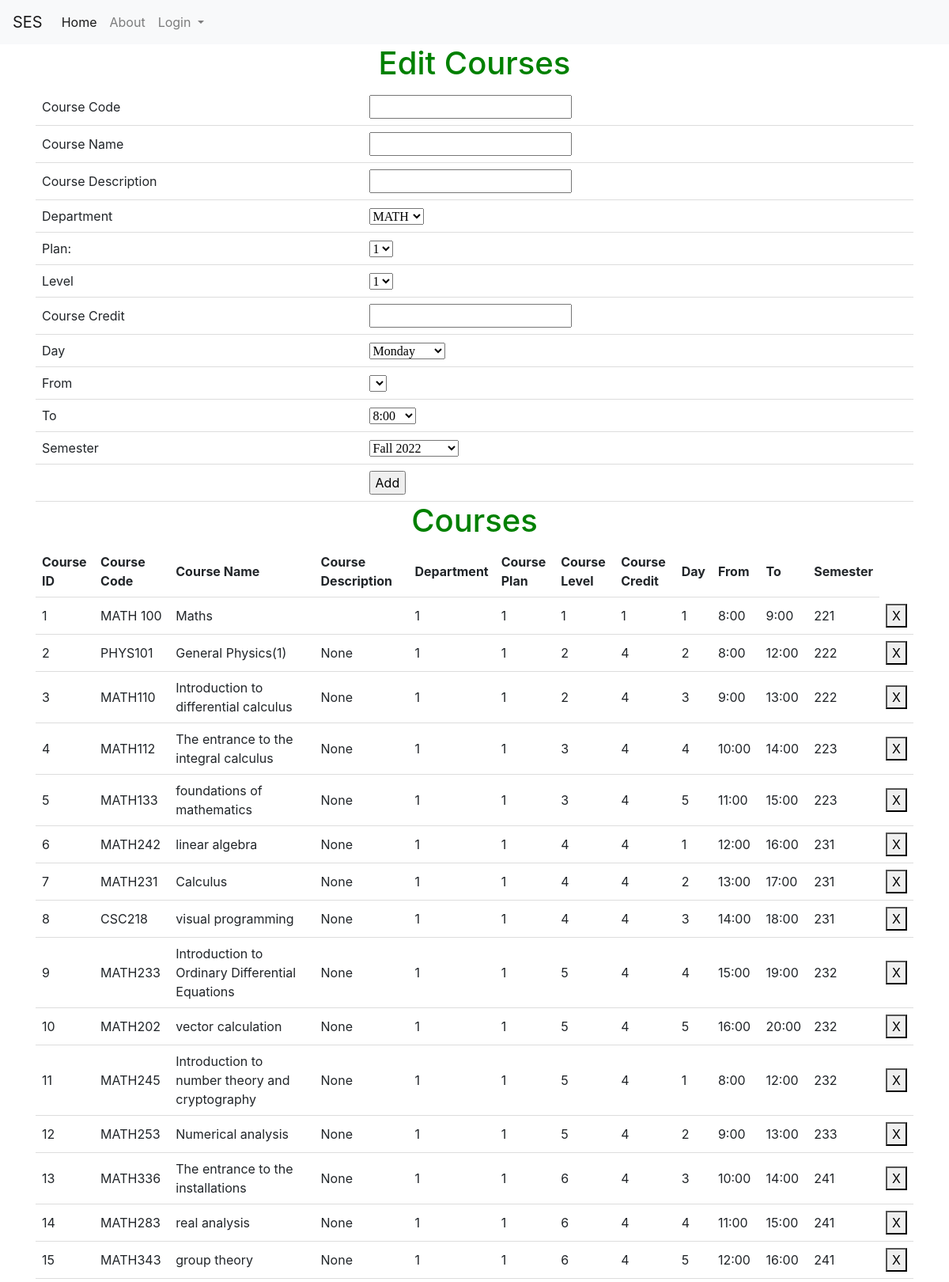
Page /del_course (upper part) on the committed database.
### tables this page shows
CREATE TABLE course (course_id INTEGER NOT NULL PRIMARY KEY AUTOINCREMENT UNIQUE, course_name [nchar] (10), course_descr [nchar] (10), course_code [nchar] (10), dep_id [int], plan_id [int], level_id [int], credit INTEGER, Day_id REFERENCES Day (Day_id), fromT TIME, toT TIME, loc_id INTEGER, SEM INTEGER DEFAULT (223), lec_id INTEGER);

### add_course.py (the view, shortened to what this page needs)
@add_course.route("/del_course",methods = ["POST","GET"])
def del_course():
    if request.method=='GET':
        con = sqlite3.connect("instance/db.sqlite")
        cur = con.cursor()
        cur.execute("SELECT * FROM courses_view")
        data6 = cur.fetchall()
        cur.execute("SELECT * FROM dep")
        Department = cur.fetchall()
        cur.execute("SELECT * FROM Day")
        Day = cur.fetchall()
        cur.execute("SELECT * FROM Time_list")
        From = cur.fetchall()
        cur.execute("SELECT * FROM Time_list")
        To = cur.fetchall()
        cur.execute("SELECT * FROM Semester")
        Semester = cur.fetchall()
        return render_template('add_course.html',data6=data6,Department=Department,Day=Day,Form=From,To=To,Semester=Semester)
    return render_template("add_course.html",data6=data6,Department=Department,Day=Day,Form=From,To=To,Semester=Semester)

### templates/add_course.html (shortened to what this page needs)
{% extends "base.html" %}
{% block content %}
<h1>Edit Courses</h1>
 <form action = "/add_coursef" method="post">
 <table>
  <tr><td>Course Code</td><td><input type="text" name="CourseCode" required></td></tr>
  <tr><td>Course Name</td><td><input type="text" name="CourseName" required></td></tr>
  <tr><td>Course Description</td><td><input type="text" name="CourseDescription" required></td></tr>
  <tr><td>Department</td><td><SELECT name="Department" style="font-family:verdana" id="Department">
    {% for j in Department %}
        <OPTION  value={{j[0]}}>{{j[1]}}</OPTION>
    {% endfor %}
    </SELECT></td></tr>
        <tr><td>Plan:</td><td><SELECT name="Plan" style="font-family:verdana" id="Plan">
            <OPTION  value='1'>1</OPTION>
        </SELECT></td></tr>
        <tr><td>Level</td><td><SELECT name="Level" style="font-family:verdana" id="Level">
                <OPTION  value='1'>1</OPTION>
            </SELECT></td></tr>
  <tr><td>Course Credit</td><td><input type="number" name="Credit" required></td></tr>
  <tr><td>Day</td><td><SELECT name="Day" style="font-family:verdana" id="Day">
    {% for j in Day %}
        <OPTION  value={{j[0]}}>{{j[1]}}</OPTION>
    {% endfor %}
    </SELECT></td></tr>
    <tr><td>From</td><td><SELECT name="From" style="font-family:verdana" id="From">
    </SELECT></td></tr>
        <tr><td>To</td><td><SELECT name="To" style="font-family:verdana" id="To">
            {% for j in To %}
                <OPTION  value={{j[1]}}>{{j[1]}}</OPTION>
            {% endfor %}
        </SELECT></td></tr>
        <tr><td>Semester</td><td><SELECT name="Semester" style="font-family:verdana" id="Semester">
                        {% for j in Semester %}
                            <OPTION  value={{j[0]}}>{{j[1]}}</OPTION>
                        {% endfor %}
                    </SELECT></td></tr>
  <tr><td></td><td><input type="submit" value="Add"></td></tr>
 </table>
</form>
 <h1>Courses</h1>
 <form method="post" action="/del_course">
    <table id="table_to_highlight" style="width:100%">
        <thead>
          <tr>
            <th>Course ID</th>
            <th>Course Code</th>
            <th>Course Name</th>
            <th>Course Description</th>
            <th>Department</th>
            <th>Course Plan</th>
            <th>Course Level</th>
            <th>Course Credit</th>
            <th>Day</th>
            <th>From</th>
            <th>To</th>
            <th>Semester</th>
          </tr>
          </thead>
          <tbody>
           {% for row in data6 %}
                  <tr>
                      <td>{{row[0]}}</td>
                      <td>{{row[1]}}</td>
                      <td>{{row[2]}}</td>
                      <td>{{row[3]}}</td>
                      <td>{{row[4]}}</td>
                      <td>{{row[5]}}</td>
                      <td>{{row[6]}}</td>
                      <td>{{row[7]}}</td>
                      <td>{{row[8]}}</td>
                      <td>{{row[9]}}</td>
                      <td>{{row[10]}}</td>
                      <td>{{row[11]}}</td>
                      <td><button class="bi bi-plus" type="submit" value="{{ row[0] }}" name="CourseID">X</button></td>
                  </tr>
              {% endfor %}
          </tbody>
      </table>
 </form>
{% endblock %}

### templates/add_course.html (style rules this page uses)
body { text-align: center; }
h1 { color: green; }
table { border-collapse: collapse; width: 100%; }
th, td { padding: 8px; text-align: left; border-bottom: 1px solid #ddd; }

### rows in the picture
course: course_id "1", course_code "MATH 100", course_name "Maths", dep "1", plan "1", level "1", credit "1", Day "1", fromT "8:00", toT "9:00", SEM "221"
course: course_id "2", course_code "PHYS101", course_name "General Physics(1)", row "None", dep "1", plan "1", level "2", credit "4", Day "2", fromT "8:00", toT "12:00", SEM "222"
course: course_id "3", course_code "MATH110", course_name "Introduction to differential calculus", row "None", dep "1", plan "1", level "2", credit "4", Day "3", fromT "9:00", toT "13:00", SEM "222"
course: course_id "4", course_code "MATH112", course_name "The entrance to the integral calculus", row "None", dep "1", plan "1", level "3", credit "4", Day "4", fromT "10:00", toT "14:00", SEM "223"
course: course_id "5", course_code "MATH133", course_name "foundations of mathematics", row "None", dep "1", plan "1", level "3", credit "4", Day "5", fromT "11:00", toT "15:00", SEM "223"
course: course_id "6", course_code "MATH242", course_name "linear algebra", row "None", dep "1", plan "1", level "4", credit "4", Day "1", fromT "12:00", toT "16:00", SEM "231"
course: course_id "7", course_code "MATH231", course_name "Calculus", row "None", dep "1", plan "1", level "4", credit "4", Day "2", fromT "13:00", toT "17:00", SEM "231"
course: course_id "8", course_code "CSC218", course_name "visual programming", row "None", dep "1", plan "1", level "4", credit "4", Day "3", fromT "14:00", toT "18:00", SEM "231"
course: course_id "9", course_code "MATH233", course_name "Introduction to Ordinary Differential Equations", row "None", dep "1", plan "1", level "5", credit "4", Day "4", fromT "15:00", toT "19:00", SEM "232"
course: course_id "10", course_code "MATH202", course_name "vector calculation", row "None", dep "1", plan "1", level "5", credit "4", Day "5", fromT "16:00", toT "20:00", SEM "232"
course: course_id "11", course_code "MATH245", course_name "Introduction to number theory and cryptography", row "None", dep "1", plan "1", level "5", credit "4", Day "1", fromT "8:00", toT "12:00", SEM "232"
course: course_id "12", course_code "MATH253", course_name "Numerical analysis", row "None", dep "1", plan "1", level "5", credit "4", Day "2", fromT "9:00", toT "13:00", SEM "233"
course: course_id "13", course_code "MATH336", course_name "The entrance to the installations", row "None", dep "1", plan "1", level "6", credit "4", Day "3", fromT "10:00", toT "14:00", SEM "241"
course: course_id "14", course_code "MATH283", course_name "real analysis", row "None", dep "1", plan "1", level "6", credit "4", Day "4", fromT "11:00", toT "15:00", SEM "241"
course: course_id "15", course_code "MATH343", course_name "group theory", row "None", dep "1", plan "1", level "6", credit "4", Day "5", fromT "12:00", toT "16:00", SEM "241"

### other values in the picture
form field Department "MATH"
form field Day "Monday"
form field To "8:00"
form field Semester "Fall 2022"
